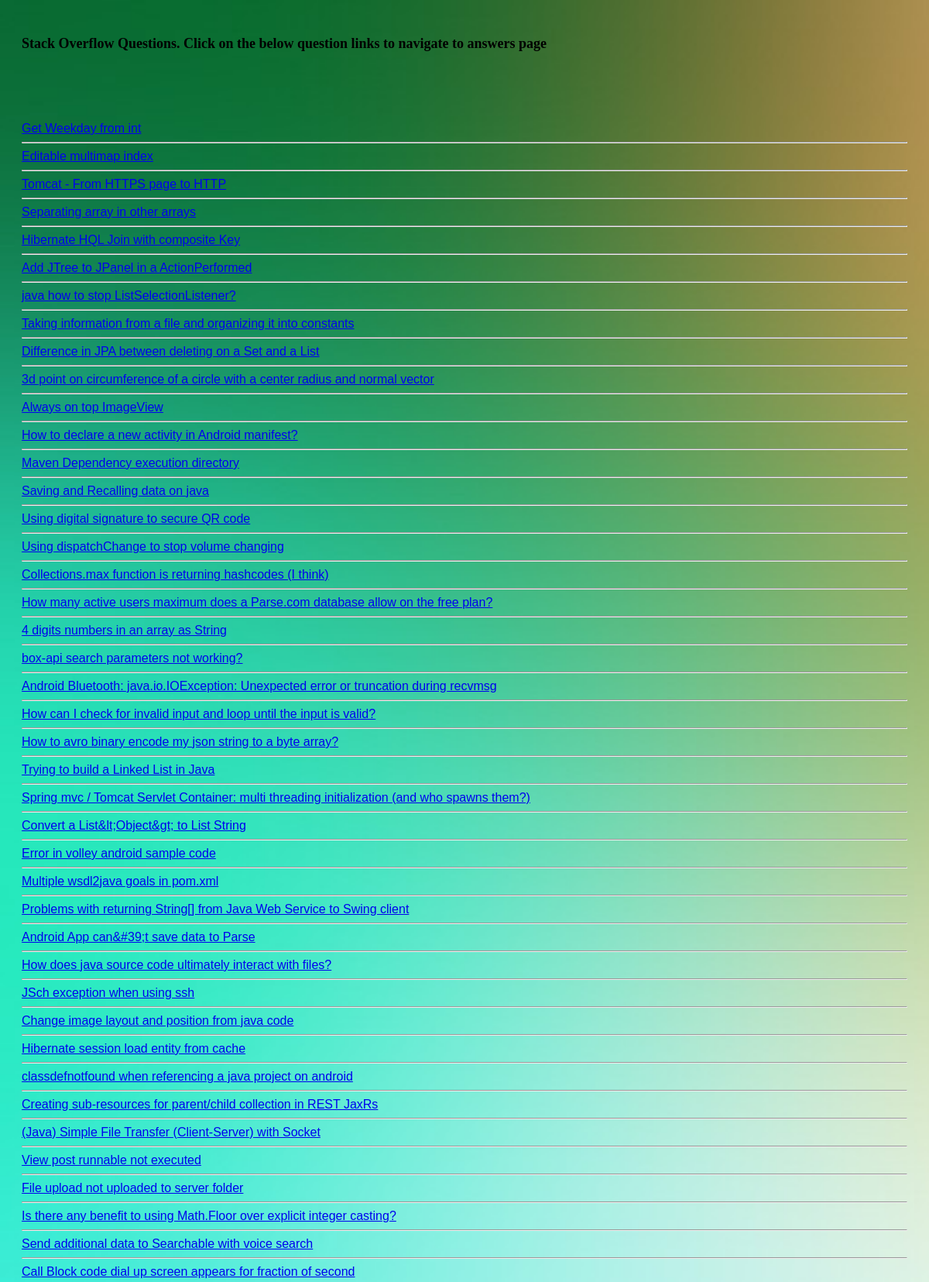
/assign1/stackoverflow (signed in, upper part), run on the app's committed database.
### assign1/models.py (models this page shows)
class Queries(models.Model):
    id = models.IntegerField(primary_key=True)
    title = models.CharField(max_length=1000)
    content = models.CharField(max_length=10000)
    text = models.CharField(max_length=10000)
    code = models.CharField(max_length=1000)
    user_id = models.IntegerField()
    time = models.IntegerField()
    vote = models.IntegerField()
    reputation = models.IntegerField()
    tag = models.CharField(max_length=1000)

### assign1/views.py (the view)
def stackoverflow(request):
    if not request.user.is_authenticated:
        print("NOT Logged iN")
        return render(request, 'index.html')
    querydata = Queries.objects.all()
    context = {
        'querydata': querydata,
    }
    return render(request, 'stackoverflow.html', context)

### templates/stackoverflow.html (shortened to what this page needs)
{% extends 'base.html' %}
{% block content %}
    <h3> <b>Stack Overflow Questions. Click on the below question links to navigate to answers page</b> </h3>
    <div align="left" id="qblock">
        {% for q in querydata %}
            <div id="questions">
                <a title="Click the link" href="answers?qid={{ q.title }}" class="link"> {{ q.title }} </a></div>
            <hr>
        {% endfor %}
    </div>
{% endblock %}

### templates/base.html (shortened to what this page needs)
<!DOCTYPE html>
<html>
<head>
{% load static %}
</head>
<body>
  <main>
    {% block content %}
    {% endblock %}
  </main>
</body>
</html>

### data on the page
Queries: title "Get Weekday from int"
Queries: title "Editable multimap index"
Queries: title "Tomcat - From HTTPS page to HTTP"
Queries: title "Separating array in other arrays"
Queries: title "Hibernate HQL Join with composite Key"
Queries: title "Add JTree to JPanel in a ActionPerformed"
Queries: title "java how to stop ListSelectionListener?"
Queries: title "Taking information from a file and organizing it into constants"
Queries: title "Difference in JPA between deleting on a Set and a List"
Queries: title "3d point on circumference of a circle with a center radius and normal vector"
Queries: title "Always on top ImageView"
Queries: title "How to declare a new activity in Android manifest?"
Queries: title "Maven Dependency execution directory"
Queries: title "Saving and Recalling data on java"
Queries: title "Using digital signature to secure QR code"
Queries: title "Using dispatchChange to stop volume changing"
Queries: title "Collections.max function is returning hashcodes (I think)"
Queries: title "How many active users maximum does a Parse.com database allow on the free plan?"
Queries: title "4 digits numbers in an array as String"
Queries: title "box-api search parameters not working?"
Queries: title "Android Bluetooth: java.io.IOException: Unexpected error or truncation during recvmsg"
Queries: title "How can I check for invalid input and loop until the input is valid?"
Queries: title "How to avro binary encode my json string to a byte array?"
Queries: title "Trying to build a Linked List in Java"
Queries: title "Spring mvc / Tomcat Servlet Container: multi threading initialization (and who spawns them?)"
Queries: title "Convert a List&lt;Object&gt; to List String"
Queries: title "Error in volley android sample code"
Queries: title "Multiple wsdl2java goals in pom.xml"
Queries: title "Problems with returning String[] from Java Web Service to Swing client"
Queries: title "Android App can&#39;t save data to Parse"
Queries: title "How does java source code ultimately interact with files?"
Queries: title "JSch exception when using ssh"
Queries: title "Change image layout and position from java code"
Queries: title "Hibernate session load entity from cache"
Queries: title "classdefnotfound when referencing a java project on android"
Queries: title "Creating sub-resources for parent/child collection in REST JaxRs"
Queries: title "(Java) Simple File Transfer (Client-Server) with Socket"
Queries: title "View post runnable not executed"
Queries: title "File upload not uploaded to server folder"
Queries: title "Is there any benefit to using Math.Floor over explicit integer casting?"
Queries: title "Send additional data to Searchable with voice search"
Queries: title "Call Block code dial up screen appears for fraction of second"
